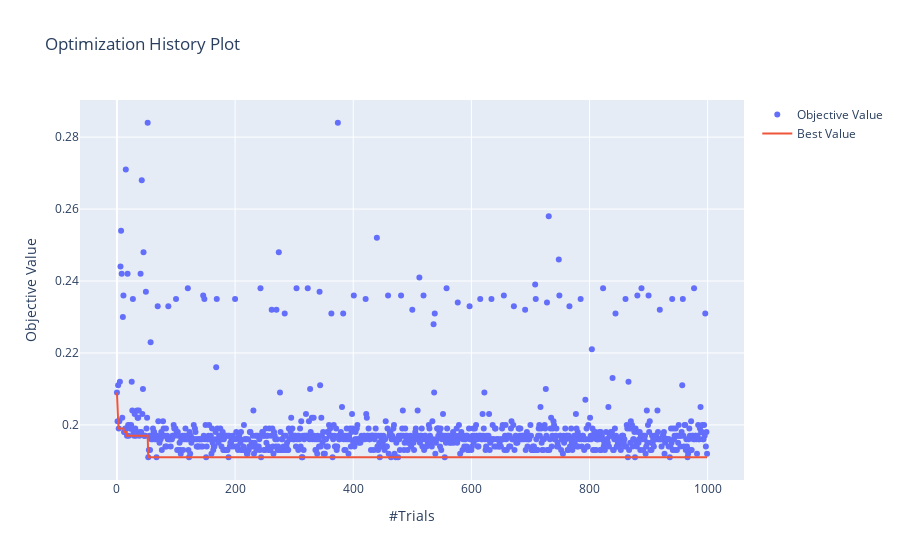

Notebook source saved alongside this figure:
### Markdown cell above
### Show results

### Code cell
plot_optimization_history(study)

### Figure 1 — Plotly figure (JSON) as saved in the notebook; plotly's stock layout.template omitted (floating-point values rounded to 4 significant figures; data arrays with more than 128 entries replaced by an {"elided": "..."} marker saying what was removed)
{"data": [{"mode": "markers", "name": "Objective Value", "type": "scatter", "x": {"elided": "1000 int values"}, "y": {"elided": "1000 float values"}}, {"name": "Best Value", "type": "scatter", "x": {"elided": "1000 int values"}, "y": {"elided": "1000 float values"}}], "layout": {"title": {"text": "Optimization History Plot"}, "xaxis": {"title": {"text": "#Trials"}}, "yaxis": {"title": {"text": "Objective Value"}}}}
